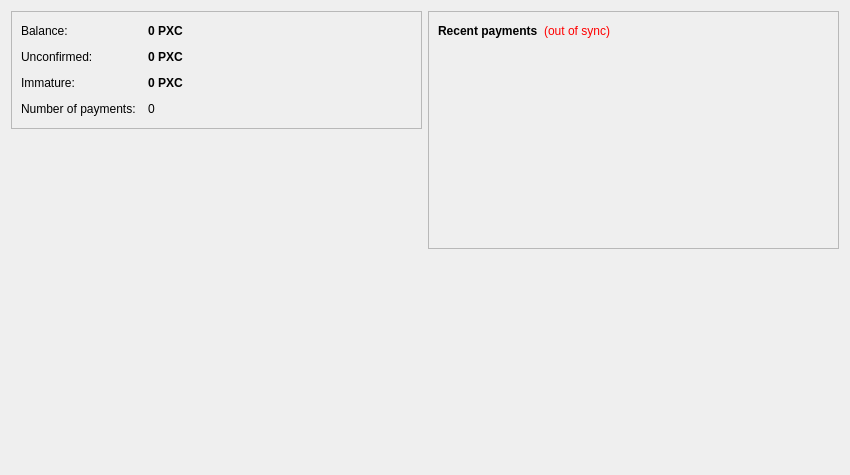
<?xml version="1.0" encoding="UTF-8"?>
<ui version="4.0">
 <class>OverviewPage</class>
 <widget class="QWidget" name="OverviewPage">
  <property name="geometry">
   <rect>
    <x>0</x>
    <y>0</y>
    <width>850</width>
    <height>475</height>
   </rect>
  </property>
  <property name="windowTitle">
   <string>Form</string>
  </property>
  <layout class="QHBoxLayout" name="horizontalLayout" stretch="1,1">
   <item>
    <layout class="QVBoxLayout" name="verticalLayout_2">
     <item>
      <widget class="QFrame" name="frame">
       <property name="frameShape">
        <enum>QFrame::StyledPanel</enum>
       </property>
       <property name="frameShadow">
        <enum>QFrame::Raised</enum>
       </property>
       <layout class="QVBoxLayout" name="verticalLayout_4">
        <item>
         <layout class="QFormLayout" name="formLayout_2">
          <property name="fieldGrowthPolicy">
           <enum>QFormLayout::AllNonFixedFieldsGrow</enum>
          </property>
          <property name="horizontalSpacing">
           <number>12</number>
          </property>
          <property name="verticalSpacing">
           <number>12</number>
          </property>
          <property name="topMargin">
           <number>3</number>
          </property>
          <property name="bottomMargin">
           <number>3</number>
          </property>
          <item row="0" column="0">
           <widget class="QLabel" name="label">
            <property name="text">
             <string>Balance:</string>
            </property>
           </widget>
          </item>
          <item row="0" column="1">
           <widget class="QLabel" name="labelBalance">
            <property name="font">
             <font>
              <weight>75</weight>
              <bold>true</bold>
             </font>
            </property>
            <property name="cursor">
             <cursorShape>IBeamCursor</cursorShape>
            </property>
            <property name="toolTip">
             <string>Your available balance</string>
            </property>
            <property name="text">
             <string notr="true">0 PXC</string>
            </property>
            <property name="textInteractionFlags">
             <set>Qt::LinksAccessibleByMouse|Qt::TextSelectableByKeyboard|Qt::TextSelectableByMouse</set>
            </property>
           </widget>
          </item>
          <item row="1" column="0">
           <widget class="QLabel" name="labelUnconfirmedText">
            <property name="text">
             <string>Unconfirmed:</string>
            </property>
           </widget>
          </item>
          <item row="1" column="1">
           <widget class="QLabel" name="labelUnconfirmed">
            <property name="font">
             <font>
              <weight>75</weight>
              <bold>true</bold>
             </font>
            </property>
            <property name="cursor">
             <cursorShape>IBeamCursor</cursorShape>
            </property>
            <property name="toolTip">
             <string>Total of coins not yet confirmed and count pending toward the current balance</string>
            </property>
            <property name="text">
             <string notr="true">0 PXC</string>
            </property>
            <property name="textInteractionFlags">
             <set>Qt::LinksAccessibleByMouse|Qt::TextSelectableByKeyboard|Qt::TextSelectableByMouse</set>
            </property>
           </widget>
          </item>
          <item row="3" column="0">
           <widget class="QLabel" name="label_2">
            <property name="text">
             <string>Number of payments:</string>
            </property>
           </widget>
          </item>
          <item row="3" column="1">
           <widget class="QLabel" name="labelNumTransactions">
            <property name="toolTip">
             <string>Total number of payments in the wallet</string>
            </property>
            <property name="text">
             <string notr="true">0</string>
            </property>
           </widget>
          </item>
          <item row="2" column="0">
           <widget class="QLabel" name="labelImmatureText">
            <property name="text">
             <string>Immature:</string>
            </property>
           </widget>
          </item>
          <item row="2" column="1">
           <widget class="QLabel" name="labelImmature">
            <property name="font">
             <font>
              <weight>75</weight>
              <bold>true</bold>
             </font>
            </property>
            <property name="toolTip">
             <string>Mined balance not yet matured</string>
            </property>
            <property name="text">
             <string notr="true">0 PXC</string>
            </property>
            <property name="textInteractionFlags">
             <set>Qt::LinksAccessibleByMouse|Qt::TextSelectableByKeyboard|Qt::TextSelectableByMouse</set>
            </property>
           </widget>
          </item>
         </layout>
        </item>
       </layout>
      </widget>
     </item>
     <item alignment="Qt::AlignHCenter|Qt::AlignTop">
      <widget class="QLabel" name="phoenix">
       <property name="enabled">
        <bool>true</bool>
       </property>
       <property name="sizePolicy">
        <sizepolicy hsizetype="Fixed" vsizetype="Fixed">
         <horstretch>0</horstretch>
         <verstretch>0</verstretch>
        </sizepolicy>
       </property>
       <property name="minimumSize">
        <size>
         <width>300</width>
         <height>300</height>
        </size>
       </property>
       <property name="maximumSize">
        <size>
         <width>300</width>
         <height>300</height>
        </size>
       </property>
       <property name="baseSize">
        <size>
         <width>300</width>
         <height>300</height>
        </size>
       </property>
       <property name="styleSheet">
        <string notr="true">image: url(:/images/phoenix);</string>
       </property>
       <property name="text">
        <string/>
       </property>
      </widget>
     </item>
     <item>
      <spacer name="verticalSpacer">
       <property name="orientation">
        <enum>Qt::Vertical</enum>
       </property>
       <property name="sizeHint" stdset="0">
        <size>
         <width>20</width>
         <height>40</height>
        </size>
       </property>
      </spacer>
     </item>
    </layout>
   </item>
   <item>
    <layout class="QVBoxLayout" name="verticalLayout_3">
     <item>
      <widget class="QFrame" name="frame_2">
       <property name="frameShape">
        <enum>QFrame::StyledPanel</enum>
       </property>
       <property name="frameShadow">
        <enum>QFrame::Raised</enum>
       </property>
       <layout class="QVBoxLayout" name="verticalLayout">
        <item>
         <layout class="QHBoxLayout" name="horizontalLayout_2">
          <item>
           <widget class="QLabel" name="label_4">
            <property name="text">
             <string>&lt;b&gt;Recent payments&lt;/b&gt;</string>
            </property>
           </widget>
          </item>
          <item>
           <widget class="QLabel" name="labelTransactionsStatus">
            <property name="toolTip">
             <string>The displayed information may be out of date. Your wallet automatically synchronizes with the Phoenixcoin network after a connection is established, but this process has not completed yet.</string>
            </property>
            <property name="styleSheet">
             <string notr="true">QLabel { color: red; }</string>
            </property>
            <property name="text">
             <string notr="true">(out of sync)</string>
            </property>
            <property name="alignment">
             <set>Qt::AlignRight|Qt::AlignTrailing|Qt::AlignVCenter</set>
            </property>
           </widget>
          </item>
          <item>
           <spacer name="horizontalSpacer">
            <property name="orientation">
             <enum>Qt::Horizontal</enum>
            </property>
            <property name="sizeHint" stdset="0">
             <size>
              <width>40</width>
              <height>20</height>
             </size>
            </property>
           </spacer>
          </item>
         </layout>
        </item>
        <item>
         <widget class="QListView" name="listTransactions">
          <property name="styleSheet">
           <string notr="true">QListView { background: transparent; }</string>
          </property>
          <property name="frameShape">
           <enum>QFrame::NoFrame</enum>
          </property>
          <property name="verticalScrollBarPolicy">
           <enum>Qt::ScrollBarAlwaysOff</enum>
          </property>
          <property name="horizontalScrollBarPolicy">
           <enum>Qt::ScrollBarAlwaysOff</enum>
          </property>
          <property name="selectionMode">
           <enum>QAbstractItemView::NoSelection</enum>
          </property>
         </widget>
        </item>
       </layout>
      </widget>
     </item>
     <item>
      <spacer name="verticalSpacer_2">
       <property name="orientation">
        <enum>Qt::Vertical</enum>
       </property>
       <property name="sizeHint" stdset="0">
        <size>
         <width>20</width>
         <height>40</height>
        </size>
       </property>
      </spacer>
     </item>
    </layout>
   </item>
  </layout>
 </widget>
 <resources/>
 <resources>
  <include location="../phoenixcoin.qrc"/>
 </resources>
 <connections/>
</ui>
